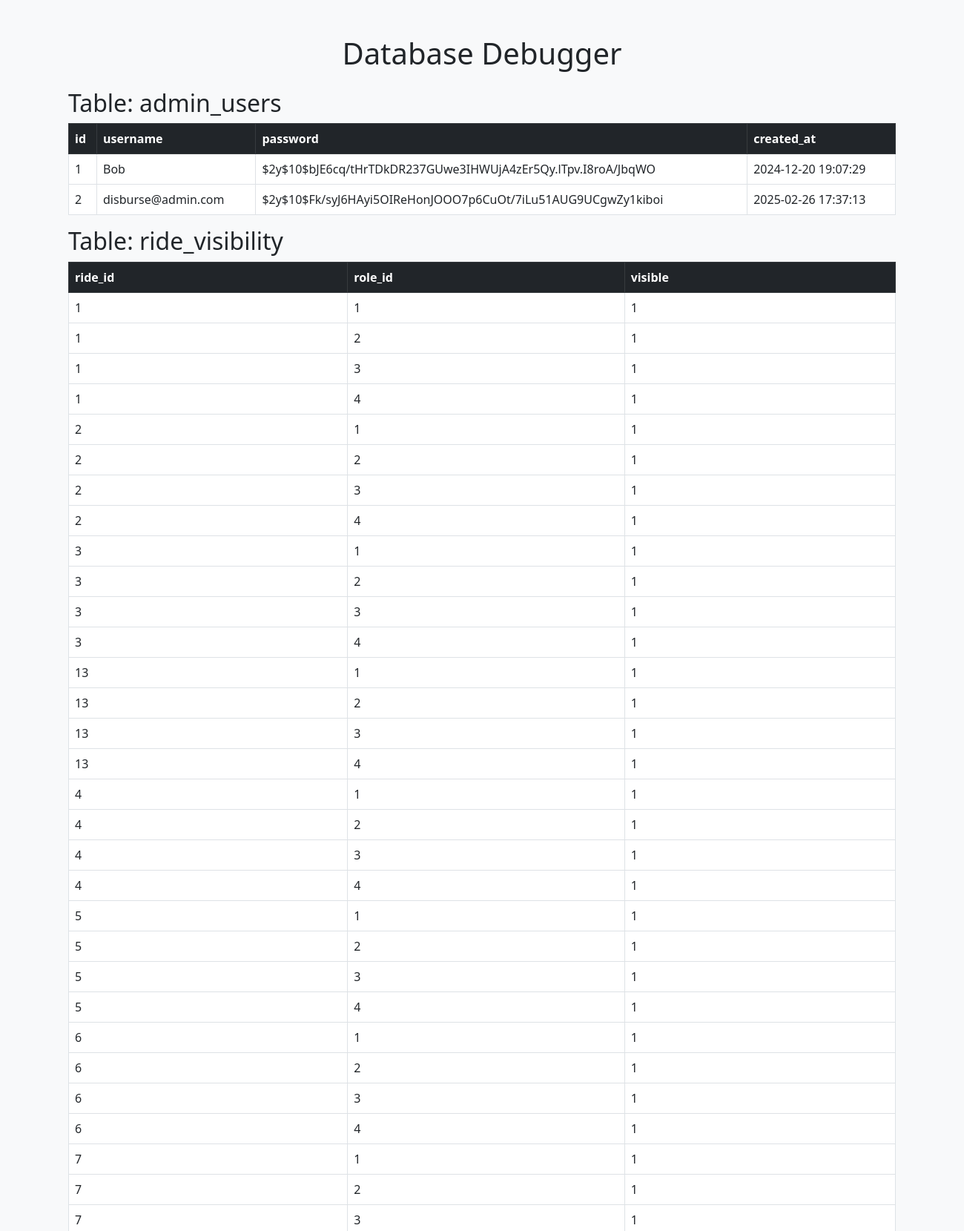
The app's page /debug_database.php (upper part) with its own data.
### tables this page shows
CREATE TABLE ride_visibility (
    ride_id INTEGER NOT NULL,
    role_id INTEGER NOT NULL,
    visible INTEGER NOT NULL,
    PRIMARY KEY (ride_id, role_id),
    FOREIGN KEY (ride_id) REFERENCES rides (id),
    FOREIGN KEY (role_id) REFERENCES volunteer_roles (id)
);

### debug_database.php (the view)
<?php
try {
    $db = new SQLite3('admin_users.db');
    $tables = [];
    $result = $db->query("SELECT name FROM sqlite_master WHERE type='table' ORDER BY name;");
    while ($row = $result->fetchArray(SQLITE3_ASSOC)) {
        $tables[] = $row['name'];
    }
    echo "<!DOCTYPE html>";
    echo "<html lang='en'>";
    echo "<head><meta charset='UTF-8'><title>Database Debugger</title>";
    echo "<link href='https://cdn.jsdelivr.net/npm/bootstrap@5.3.0/dist/css/bootstrap.min.css' rel='stylesheet'>";
    echo "</head><body class='bg-light'>";
    echo "<div class='container py-5'>";
    echo "<h1 class='text-center mb-4'>Database Debugger</h1>";
    foreach ($tables as $table) {
        echo "<h2>Table: $table</h2>";
        echo "<table class='table table-bordered'>";
        $data = $db->query("SELECT * FROM $table");
        $columnsResult = $db->query("PRAGMA table_info($table);");
        echo "<thead class='table-dark'><tr>";
        while ($column = $columnsResult->fetchArray(SQLITE3_ASSOC)) {
            echo "<th>" . htmlspecialchars($column['name']) . "</th>";
        }
        echo "</tr></thead>";
        echo "<tbody>";
        while ($row = $data->fetchArray(SQLITE3_ASSOC)) {
            echo "<tr>";
            foreach ($row as $cell) {
                echo "<td>" . htmlspecialchars($cell) . "</td>";
            }
            echo "</tr>";
        }
        echo "</tbody></table>";
    }
    echo "</div></body></html>";
} catch (Exception $e) {
    echo "Error: " . $e->getMessage();
}
?>

### records on screen
ride_visibility: cell "1"
ride_visibility: cell "1", role "2"
ride_visibility: cell "1", role "3"
ride_visibility: cell "1", role "4"
ride_visibility: ride "2", cell "1"
ride_visibility: cell "2", visible "1"
ride_visibility: ride "2", role "3", visible "1"
ride_visibility: ride "2", role "4", visible "1"
ride_visibility: ride "3", cell "1"
ride_visibility: ride "3", role "2", visible "1"
ride_visibility: cell "3", visible "1"
ride_visibility: ride "3", role "4", visible "1"
ride_visibility: ride "13", cell "1"
ride_visibility: ride "13", role "2", visible "1"
ride_visibility: ride "13", role "3", visible "1"
ride_visibility: ride "13", role "4", visible "1"
ride_visibility: ride "4", cell "1"
ride_visibility: ride "4", role "2", visible "1"
ride_visibility: ride "4", role "3", visible "1"
ride_visibility: cell "4", visible "1"
ride_visibility: ride "5", cell "1"
ride_visibility: ride "5", role "2", visible "1"
ride_visibility: ride "5", role "3", visible "1"
ride_visibility: ride "5", role "4", visible "1"
ride_visibility: ride "6", cell "1"
ride_visibility: ride "6", role "2", visible "1"
ride_visibility: ride "6", role "3", visible "1"
ride_visibility: ride "6", role "4", visible "1"
ride_visibility: ride "7", cell "1"
ride_visibility: ride "7", role "2", visible "1"
ride_visibility: ride "7", role "3", visible "1"

### other values on screen
$table "admin_users"
$column['name'] "id"
$column['name'] "username"
$column['name'] "password"
$column['name'] "created_at"
$cell "1"
$cell "Bob"
$cell "$2y$10$bJE6cq/tHrTDkDR237GUwe3IHWUjA4zEr5Qy.lTpv.I8roA/JbqWO"
$cell "2024-12-20 19:07:29"
$cell "2"
$cell "disburse@admin.com"
$cell "$2y$10$Fk/syJ6HAyi5OIReHonJOOO7p6CuOt/7iLu51AUG9UCgwZy1kiboi"
$cell "2025-02-26 17:37:13"
$table "ride_visibility"
$column['name'] "ride_id"
